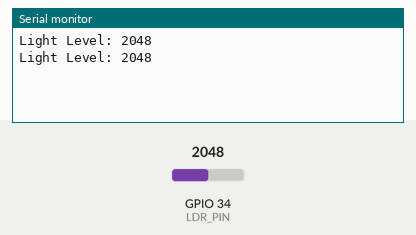
This sketch was run on a simulated ESP32. Shown: the last lines printed to the serial monitor. The inputs (shaded band) are chosen by the test bench; at power-on: GPIO 34 (LDR_PIN) = 2048.

Above: at 1.8 s.
1.9 s: GPIO 34 (LDR_PIN) set to 2866
At 2.8 s:
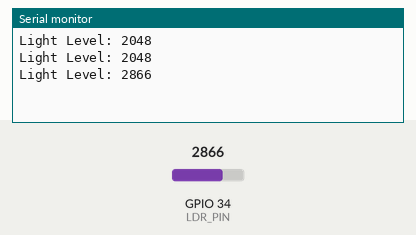
3.4 s: GPIO 34 (LDR_PIN) set to 3603
At 4.8 s:
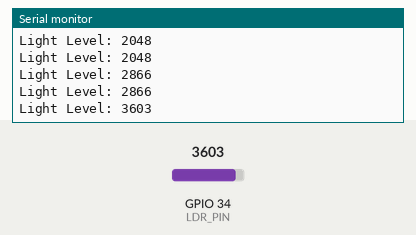
Timing chart, 0 to 6.4 s (numbered marks = the images above; inputs shaded):
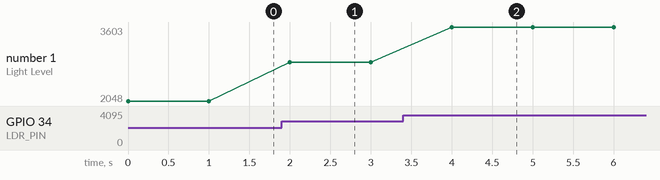

The sketch:

Magnetic-Reed-Switch.ino
```cpp
#define LDR_PIN 34

void setup() {
    Serial.begin(115200);
}

void loop() {
    int lightValue = analogRead(LDR_PIN);

    Serial.print("Light Level: "); Serial.println(lightValue);

    delay(1000);
}
```

Measured:
- after the input at 1.9 s, the serial monitor: prints a new line after 0.10 s (image 1)
- after the input at 3.4 s, the serial monitor: prints a new line after 0.60 s (image 2)
- plotted number 1: 2048 → 2866 after the input at 1.9 s, 2866 → 3603 after the input at 3.4 s
